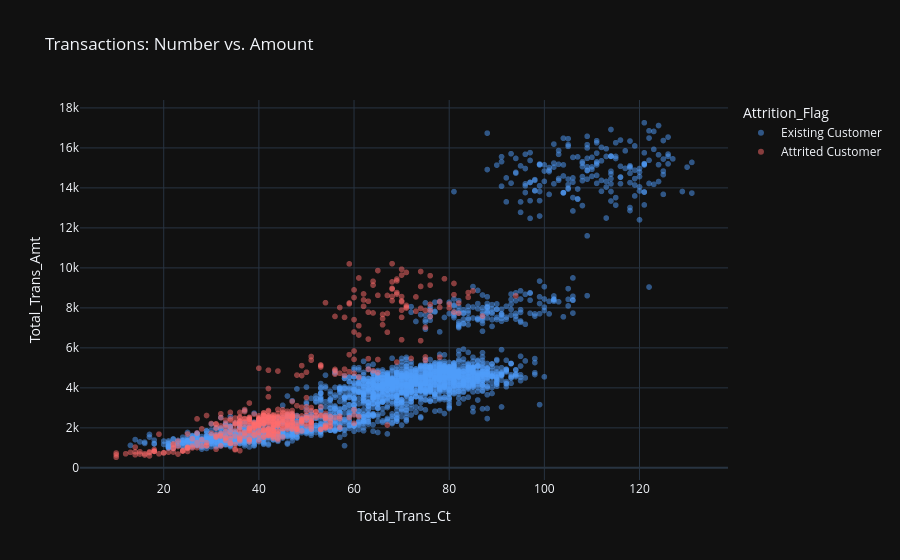

Notebook cell for this chart:
### Markdown cell above
## Transaction Activity: Volume vs. Value

The scatter plot shows 3,000 random customers. The axes represent the number of transactions
per year (`Total_Trans_Ct`) and their total value (`Total_Trans_Amt`).

**What the graph shows:**

- **Red dots (churned customers)** are concentrated in the lower left quadrant—
  few transactions and small amounts. Most fall within the range
  of 10–60 transactions and up to $5k–$10k per year
- **Blue dots (remaining)** occupy the entire graph, but are particularly
  dense on the right side—80 transactions and above
- With **100+ transactions**, there are practically no churned customers—this is the zone
  of highly loyal customers
- Interestingly, at the average number of transactions (40–70), the clusters of red and blue
  dots **overlap significantly** — transaction activity alone is not enough
  to predict churn with certainty

**Conclusion:** `Total_Trans_Ct` and `Total_Trans_Amt` are the **strongest predictors** of churn.
Customers with fewer than 40–50 transactions per year are at risk.

### Code cell
sample = mainData.sample(min(3000, len(mainData)), random_state=42)
fig2 = px.scatter(
    sample, x="Total_Trans_Ct", y="Total_Trans_Amt", color="Attrition_Flag",
    color_discrete_map={"Existing Customer": "#4F9CF9", "Attrited Customer": "#FF6B6B"},
    opacity=0.5, title="Transactions: Number vs. Amount", template="plotly_dark"
)
fig2.show()

### Figure 1 — Plotly figure (JSON) as saved in the notebook; plotly's stock layout.template omitted (floating-point values rounded to 4 significant figures; data arrays with more than 128 entries replaced by an {"elided": "..."} marker saying what was removed)
{"data": [{"hovertemplate": "Attrition_Flag=Existing Customer<br>Total_Trans_Ct=%{x}<br>Total_Trans_Amt=%{y}<extra></extra>", "legendgroup": "Existing Customer", "marker": {"color": "#4F9CF9", "opacity": 0.5, "symbol": "circle"}, "mode": "markers", "name": "Existing Customer", "showlegend": true, "type": "scattergl", "x": {"elided": "2509 int values"}, "xaxis": "x", "y": {"elided": "2509 int values"}, "yaxis": "y"}, {"hovertemplate": "Attrition_Flag=Attrited Customer<br>Total_Trans_Ct=%{x}<br>Total_Trans_Amt=%{y}<extra></extra>", "legendgroup": "Attrited Customer", "marker": {"color": "#FF6B6B", "opacity": 0.5, "symbol": "circle"}, "mode": "markers", "name": "Attrited Customer", "showlegend": true, "type": "scattergl", "x": {"elided": "491 int values"}, "xaxis": "x", "y": {"elided": "491 int values"}, "yaxis": "y"}], "layout": {"legend": {"title": {"text": "Attrition_Flag"}, "tracegroupgap": 0}, "title": {"text": "Transactions: Number vs. Amount"}, "xaxis": {"anchor": "y", "domain": [0, 1], "title": {"text": "Total_Trans_Ct"}}, "yaxis": {"anchor": "x", "domain": [0, 1], "title": {"text": "Total_Trans_Amt"}}}}
